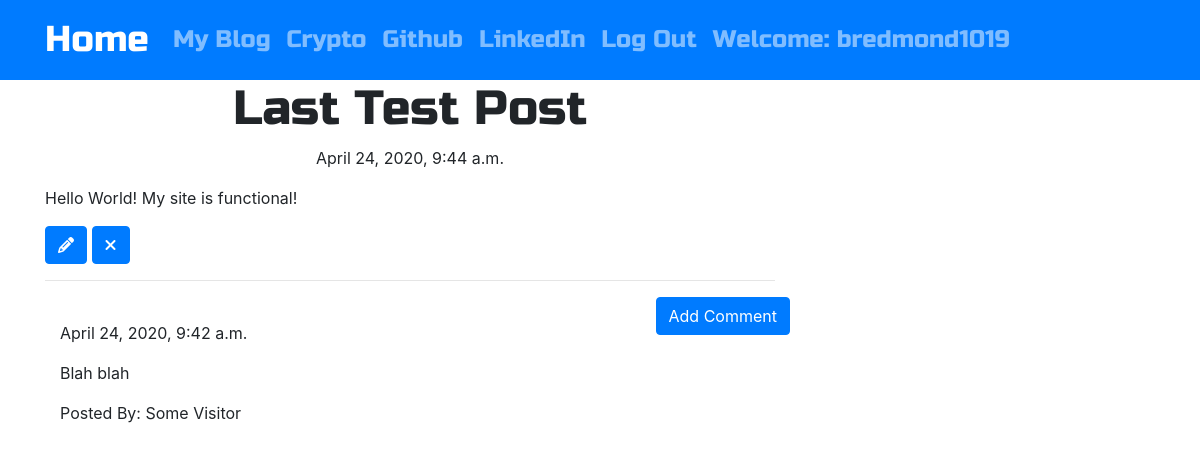
/post/2 (signed in), run on the app's committed database.
### blog/models.py (models this page shows, shortened)
class Post(models.Model):
    author = models.ForeignKey('auth.User', on_delete = models.CASCADE)
    title = models.CharField(max_length = 200)
    text = models.TextField()
    created_date = models.DateTimeField(default = timezone.now)
    published_date = models.DateTimeField(blank = True, null = True)

class Comment(models.Model):
    post = models.ForeignKey('blog.Post', related_name = 'comments', on_delete=models.CASCADE)
    author = models.CharField(max_length = 200)
    text = models.TextField()
    created_date = models.DateTimeField(default = timezone.now())
    approved_comment = models.BooleanField(default = False)

### blog/views.py (the view)
# urls.py: re_path(r'^post/(?P<pk>\d+)$', views.PostDetailView.as_view(), name = 'post_detail'),
class PostDetailView(DetailView):
    model = Post

### blog/templates/blog/post_detail.html (shortened to what this page needs)
{% extends 'base.html' %}
{% block content %}
<h1 class="posttitle loader">{{ post.title }}</h1>
{% if post.published_date %}
    <div class="date postdate">
        {{ post.published_date}}
    </div>
{% else %}
    <a class="btn btn-default" href="{% url 'post_publish' pk=post.pk %}">Publish</a>
{% endif %}
<p class="postcontent">{{ post.text|safe|linebreaksbr }}</p>
{% if user.is_authenticated %}
    <a class="btn btn-primary" href="{% url 'post_edit' pk=post.pk %}">
        <i class="fas fa-pencil-alt"></i>
    </a>
    <a class="btn btn-primary" href="{% url 'post_remove' pk=post.pk %}">
        <i class="fas fa-times"></i>
    </a>
{% endif %}
<hr>
<a class="btn btn-primary btn-comment" href="{% url 'add_comment_to_post' pk=post.pk %}">Add Comment</a>
<div class="container">
    {% for comment in post.comments.all %}
    <br>
        {% if user.is_authenticated or comment.approved_comment %}
            {{ comment.created_date }}
            <p>{{comment.text|safe|linebreaks}}</p>
            <p>Posted By: {{  comment.author }}</p>
        {% endif %}
        {% empty %}
        <p>No Comments!</p>
    {% endfor %}
</div>
{% endblock content %}

### blog/templates/base.html (shortened to what this page needs)
<!DOCTYPE html>
{% load static %}
<html lang="en">
<head>
    <link rel="stylesheet" href="https://stackpath.bootstrapcdn.com/bootstrap/4.4.1/css/bootstrap.min.css"
>
    <link rel="stylesheet" href="//cdn.jsdelivr.net/npm/medium-editor@latest/dist/css/medium-editor.min.css" type="text/css"
        media="screen" charset="utf-8">
    <link rel="stylesheet" href="{% static 'css/blog.css' %}">
</head>
<body class="loader">
    <nav class="navbar navbar-expand-lg navbar-light bg-primary sticky-top navbar-dark techfont custom-navbar">
        <div class="container">
            <a class="navbar-brand bigbrand" href="{% url 'about' %}">Home</a>
            <div class="collapse navbar-collapse" id="navbarNavAltMarkup">
                <div class="navbar-nav">
                    <a class="nav-item nav-link" href="{% url 'post_list' %}">My Blog</a>
                    <a class="nav-item nav-link" href="{% url 'crypto' %}">Crypto</a>
                    <a class="nav-item nav-link" href="https://github.com/bredmond1019" target = "_blank">Github</a>
                    <a class="nav-item nav-link" href="www.linkedin.com/in/bredmond1019">LinkedIn</a>
                        {% if user.is_authenticated %}
                        <a class="nav-item nav-link " href="{% url 'logout' %}">Log Out</a>
                        <a class="nav-item nav-link " href="#">Welcome: {{ user.username }}</a>
                        {% else %}
                        <a class="nav-item nav-link" href="{% url 'login' %}"><i class="fas fa-user"></i></a>
                        {% endif %}
                </div>
            </div>
        </div>
    </nav>
    <div class="container">
        <div class="row">
            <div class="col-md-8">
                <div class="blog_posts">
                    {% block content %}
                    {% endblock content %}
                </div>
            </div>
        </div>
    </div>
</body>
</html>

### blog/static/css/blog.css (style rules this page uses)
.techfont { font-family: 'Russo One', sans-serif; font-size: 1.5em; }
.bigbrand { font-size: 1.5em; }
.postdate { text-align: center; }
.posttitle { font-family: 'Russo One', sans-serif; font-size: 3em; text-align: center; }
.postcontent { font-family: 'Montserrat'; font-size: 1.5em; }
.btn-comment { position: absolute; right: 0px; }

### data on the page
Post: title "Last Test Post", published_date "April 24, 2020, 9:44 a.m.", text "Hello World! My site is functional!"
Comment: created_date "April 24, 2020, 9:42 a.m.", text "Blah blah", author "Some Visitor"

### other printed values
{{ user.username }} "bredmond1019"
